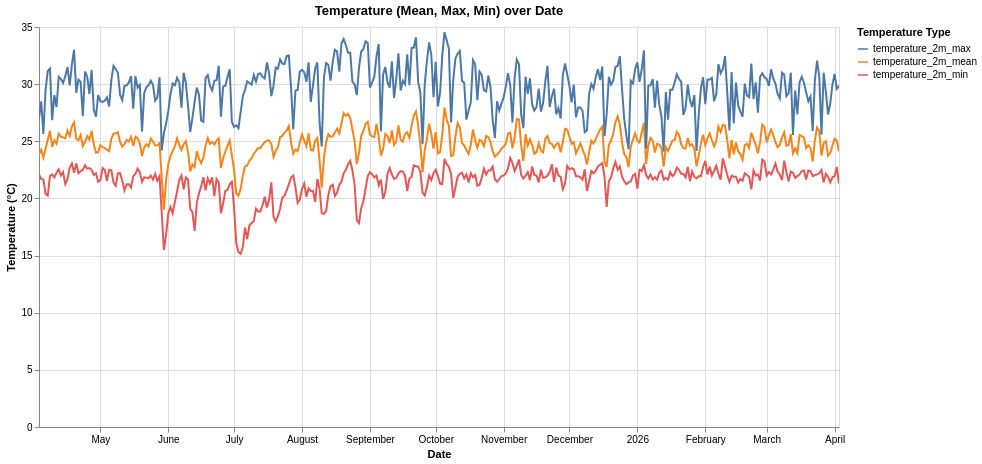

Notebook source saved alongside this figure:
### Code cell
# Simple Altair plot for temperature (Mean, Max, Min) over Date

# Ensure date is in datetime format
df['date'] = pd.to_datetime(df['date'])

temp_df = df.melt(id_vars='date', value_vars=['temperature_2m_mean', 'temperature_2m_max', 'temperature_2m_min'],
                  var_name='Temperature Type', value_name='Temperature')

alt.Chart(temp_df).mark_line().encode(
    x=alt.X('date:T', title='Date'),
    y=alt.Y('Temperature:Q', title='Temperature (°C)'),
    color=alt.Color('Temperature Type:N', title='Temperature Type'),
    tooltip=['date:T', 'Temperature Type:N', 'Temperature:Q']
).properties(
    title='Temperature (Mean, Max, Min) over Date',
    width=800,
    height=400
).interactive()

### Figure 1 — Vega-Lite specification as saved in the notebook (floating-point values rounded to 4 significant figures; data arrays with more than 128 entries replaced by an {"elided": "..."} marker saying what was removed)
{"config": {"view": {"continuousWidth": 300, "continuousHeight": 300}}, "data": {"name": "data-6962340bf13d29727effc0e53218d4cf"}, "mark": {"type": "line"}, "encoding": {"color": {"field": "Temperature Type", "title": "Temperature Type", "type": "nominal"}, "tooltip": [{"field": "date", "type": "temporal"}, {"field": "Temperature Type", "type": "nominal"}, {"field": "Temperature", "type": "quantitative"}], "x": {"field": "date", "title": "Date", "type": "temporal"}, "y": {"field": "Temperature", "title": "Temperature (°C)", "type": "quantitative"}}, "height": 400, "params": [{"name": "param_1e9efca18e7a2868", "select": {"type": "interval", "encodings": ["x", "y"]}, "bind": "scales"}], "title": "Temperature (Mean, Max, Min) over Date", "width": 800, "$schema": "https://vega.github.io/schema/vega-lite/v6.1.0.json", "datasets": {"data-6962340bf13d29727effc0e53218d4cf": {"elided": "1098 records"}}}
